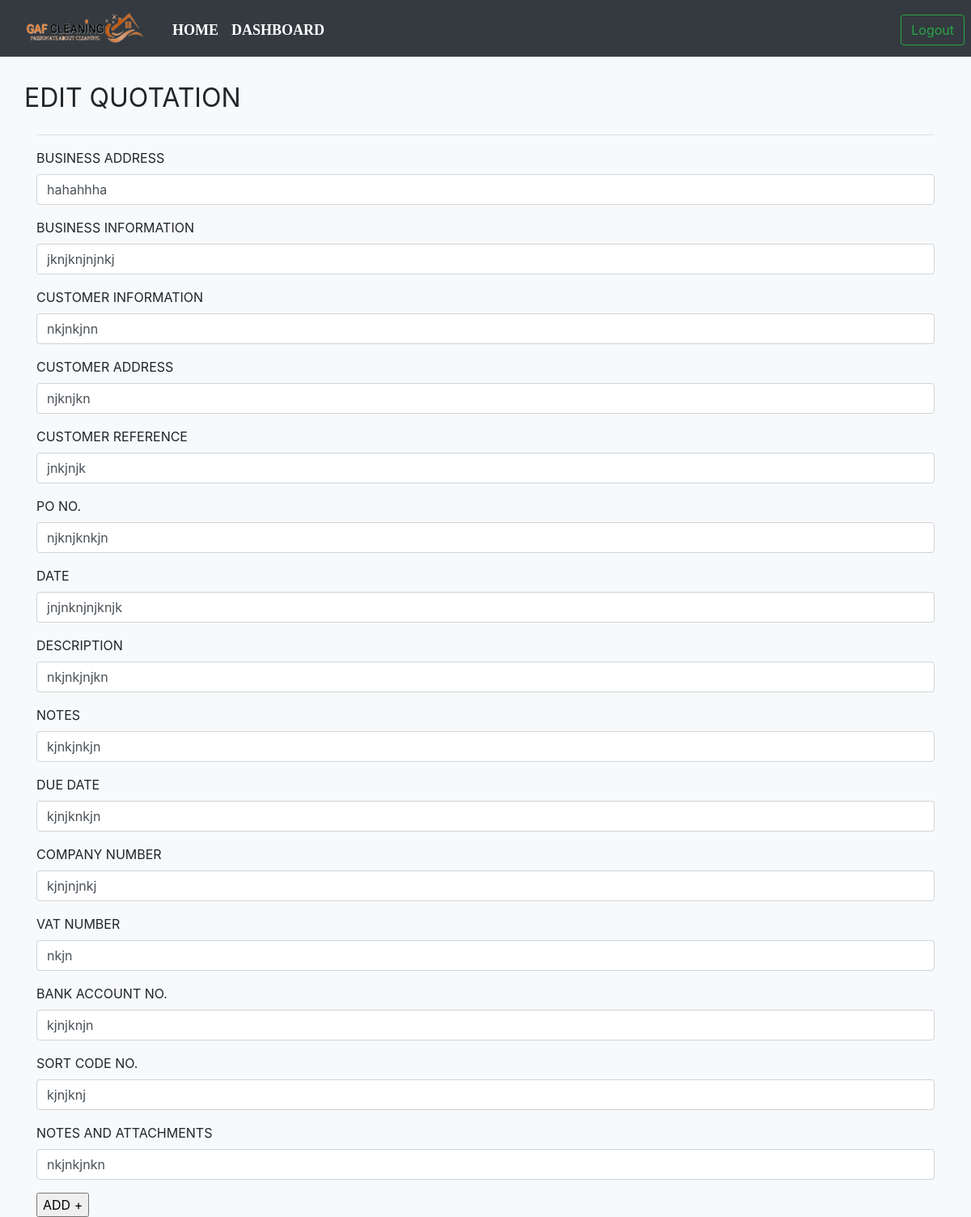
Screenshot of /quotations/edit/1/ with the database file from the repository.
### pages/models.py (models this page shows, shortened)
class Quotation(models.Model):
    business_address = models.CharField(max_length=100)
    business_information = models.CharField(max_length=100)
    customer_information = models.CharField(max_length=100)
    customer_address = models.CharField(max_length=100)
    customer_reference = models.CharField(max_length=100)
    po_no = models.CharField(max_length=100)
    date = models.CharField(max_length=100)
    description = models.CharField(max_length=100)
    discount = models.CharField(max_length=100)
    notes = models.TextField(max_length=1000)
    due_date = models.CharField(max_length=100)
    company_number = models.CharField(max_length=100)
    vat_number = models.CharField(max_length=100)
    bank_account_no = models.CharField(max_length=100)
    sort_code_no = models.CharField(max_length=100)
    notes_and_attachments = models.TextField(max_length=10000)

### pages/views.py (the view, shortened to what this page needs)
# urls.py: path("quotations/edit/<int:quot_id>/", editQuotation, name="editQuotation"),
def editQuotation(request, quot_id):
    obj = Quotation.objects.get(id=quot_id)
    context = {
        "obj":obj
    }
    return render(request, "editQuotation.html", context)

### templates/editQuotation.html (shortened to what this page needs)
{% load static %}
<!DOCTYPE html>
<html lang="en">
<head>
    <link rel="stylesheet" href="{% static 'header.css' %}">
    <link rel="stylesheet" href="https://cdnjs.cloudflare.com/ajax/libs/animate.css/3.7.2/animate.min.css">
    <link rel="stylesheet" href="https://maxcdn.bootstrapcdn.com/bootstrap/4.0.0/css/bootstrap.min.css" >
</head>
<body class="bg-light">
  <nav class="navbar navbar-expand-lg navbar-dark bg-dark">
  <div class="container-fluid mt-1">
    <a href="{% url 'home' %}" class="pull-left" ><img src="{% static 'images/logo1.png' %}"></a>
    <div class="collapse navbar-collapse" id="navbarSupportedContent">
      <ul class="navbar-nav me-auto mb-2 mb-lg-0 mx-4">
        <li class="nav-item">
          <a class="nav-link active" aria-current="page" href="{% url 'home' %}">Home</a>
        </li>
        <li class="nav-item">
          <a class="nav-link active" aria-current="page" href="{% url 'dashboard' %}">Dashboard</a>
        </li>
	    </ul>
        <div class="btn-group mx-2" role="group" aria-label="Basic outlined example"  style="position: absolute; right: 0;">
          <a href="{% url 'logout' %}"><button type="button" class="btn btn-outline-success">Logout</button></a>
        </div>
    </div>
  </div>
</nav>
<div class="container">
    <br />
    <div class="row" style="justify-content: space-between;">
    <h1> <b> <small>EDIT QUOTATION</small></b> </h1>
</div>
<hr />
<form method="POST"> {% csrf_token %}
    <div class="form-group">
        <label for="exampleInputEmail1">BUSINESS ADDRESS</label>
        <input type="text" name="business_address" value="{{ obj.business_address }}" class="form-control" id="exampleInputEmail1" placeholder="Enter ">
      </div>
      <div class="form-group">
        <label for="exampleInputEmail1">BUSINESS INFORMATION</label>
        <input type="text" name="business_information" value="{{ obj.business_information  }}" class="form-control" id="exampleInputEmail1" placeholder="Enter ">
      </div>
      <div class="form-group">
        <label for="exampleInputEmail1">CUSTOMER INFORMATION</label>
        <input type="text" name="customer_information" value="{{ obj.customer_information }}" class="form-control" id="exampleInputEmail1" placeholder="Enter ">
      </div>
      <div class="form-group">
        <label for="exampleInputEmail1">CUSTOMER ADDRESS</label>
        <input type="text" name="customer_address" value="{{ obj.customer_address }}"  class="form-control" id="exampleInputEmail1" placeholder="Enter ">
      </div>
      <div class="form-group">
        <label for="exampleInputEmail1">CUSTOMER REFERENCE</label>
        <input type="text" name="customer_reference" value="{{ obj.customer_reference }}" class="form-control" id="exampleInputEmail1" placeholder="Enter{{ obj.productivity_report }}" class="form-control" id="exampleInputEmail1" placeholder="Enter ">
      </div>
      <div class="form-group">
        <label for="exampleInputEmail1">PO NO.</label>
        <input type="text" name="po_no" value="{{ obj.po_no }}" class="form-control" id="exampleInputEmail1" placeholder="Enter ">
      </div>
      <div class="form-group">
        <label for="exampleInputEmail1">DATE </label>
        <input type="text" name="date" value="{{ obj.date }}" class="form-control" id="exampleInputEmail1" placeholder="Enter ">
      </div>
      <div class="form-group">
        <label for="exampleInputEmail1">DESCRIPTION </label>
        <input type="text" name="description" value="{{ obj.description }}"  class="form-control" id="exampleInputEmail1" placeholder="Enter ">
      </div>
      <div class="form-group">
        <label for="exampleInputEmail1">NOTES</label>
        <input type="text" name="notes" value="{{ obj.notes }}"  class="form-control" id="exampleInputEmail1" placeholder="Enter ">
      </div>
      <div class="form-group">
        <label for="exampleInputEmail1">DUE DATE</label>
        <input type="text" name="due_date" value="{{ obj.due_date }}" class="form-control" id="exampleInputEmail1" placeholder="Enter ">
      </div>
      <div class="form-group">
        <label for="exampleInputEmail1">COMPANY NUMBER</label>
        <input type="text" name="company_number" value="{{ obj.company_number }}" class="form-control" id="exampleInputEmail1" placeholder="Enter{{ obj.productivity_report }}" class="form-control" id="exampleInputEmail1" placeholder="Enter ">
      </div>
      <div class="form-group">
        <label for="exampleInputEmail1">VAT NUMBER</label>
        <input type="text" name="vat_number" value="{{ obj.vat_number }}" class="form-control" id="exampleInputEmail1" placeholder="Enter{{ obj.productivity_report }}" class="form-control" id="exampleInputEmail1" placeholder="Enter ">
      </div>
      <div class="form-group">
        <label for="exampleInputEmail1">BANK ACCOUNT NO.</label>
        <input type="text" name="bank_account_no" value="{{ obj.bank_account_no }}" class="form-control" id="exampleInputEmail1" placeholder="Enter{{ obj.productivity_report }}" class="form-control" id="exampleInputEmail1" placeholder="Enter ">
      </div>
      <div class="form-group">
        <label for="exampleInputEmail1">SORT CODE NO.</label>
        <input type="text" name="sort_code_no" value="{{ obj.sort_code_no }}" class="form-control" id="exampleInputEmail1" placeholder="Enter{{ obj.productivity_report }}" class="form-control" id="exampleInputEmail1" placeholder="Enter ">
      </div>
      <div class="form-group">
        <label for="exampleInputEmail1">NOTES AND ATTACHMENTS</label>
        <input type="text" name="notes_and_attachments" value="{{ obj.notes_and_attachments }}" class="form-control" id="exampleInputEmail1" placeholder="Enter{{ obj.productivity_report }}" class="form-control" id="exampleInputEmail1" placeholder="Enter ">
      </div>
    <input type="submit" value="ADD +" />
</form>
</div>

### static/header.css (style rules this page uses)
.navbar-nav a { font-family: consolas; font-size: 18px; text-transform: uppercase; font-weight: bold; }
.navbar-nav { text-align: center; }
.nav-link { padding: .2rem 1rem; }
button { color: #f06e03; padding: 10px 25px; background: transparent; border: 3px solid rgb(0, 0, 0); border-radius: 20px; outline: none; cursor: pointer; }
body { padding: 0; margin: 0; background-color: #17141d; color: white; font-family: 'DM Mono', monospace; }

### rows the page displays
Quotation: business_address "hahahhha", business_information "jknjknjnjnkj", customer_information "nkjnkjnn", customer_address "njknjkn", customer_reference "jnkjnjk", po_no "njknjknkjn", date "jnjnknjnjknjk", description "nkjnkjnjkn", notes "kjnkjnkjn", due_date "kjnjknkjn", company_number "kjnjnjnkj", vat_number "nkjn", bank_account_no "kjnjknjn", sort_code_no "kjnjknj", notes_and_attachments "nkjnkjnkn"
